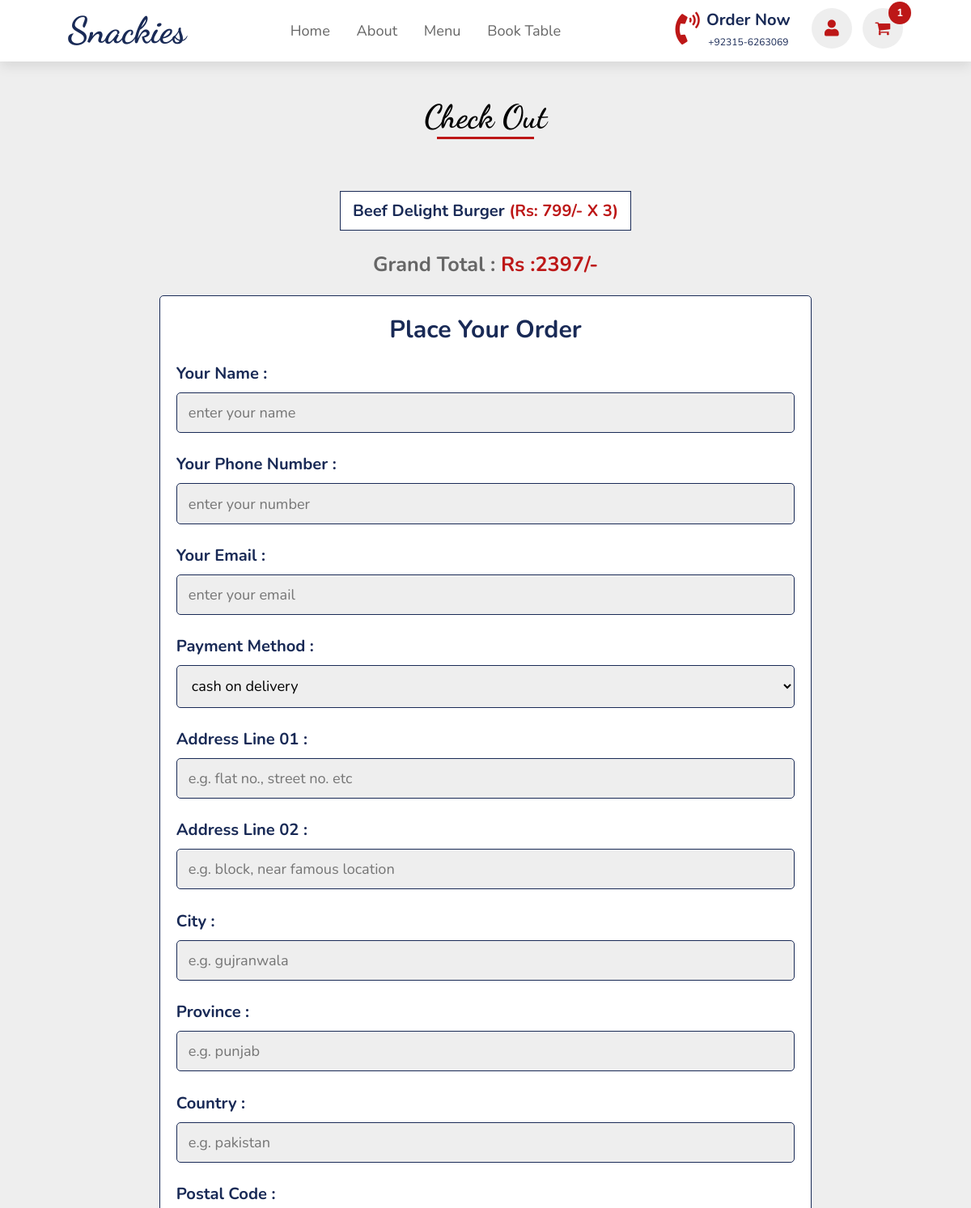
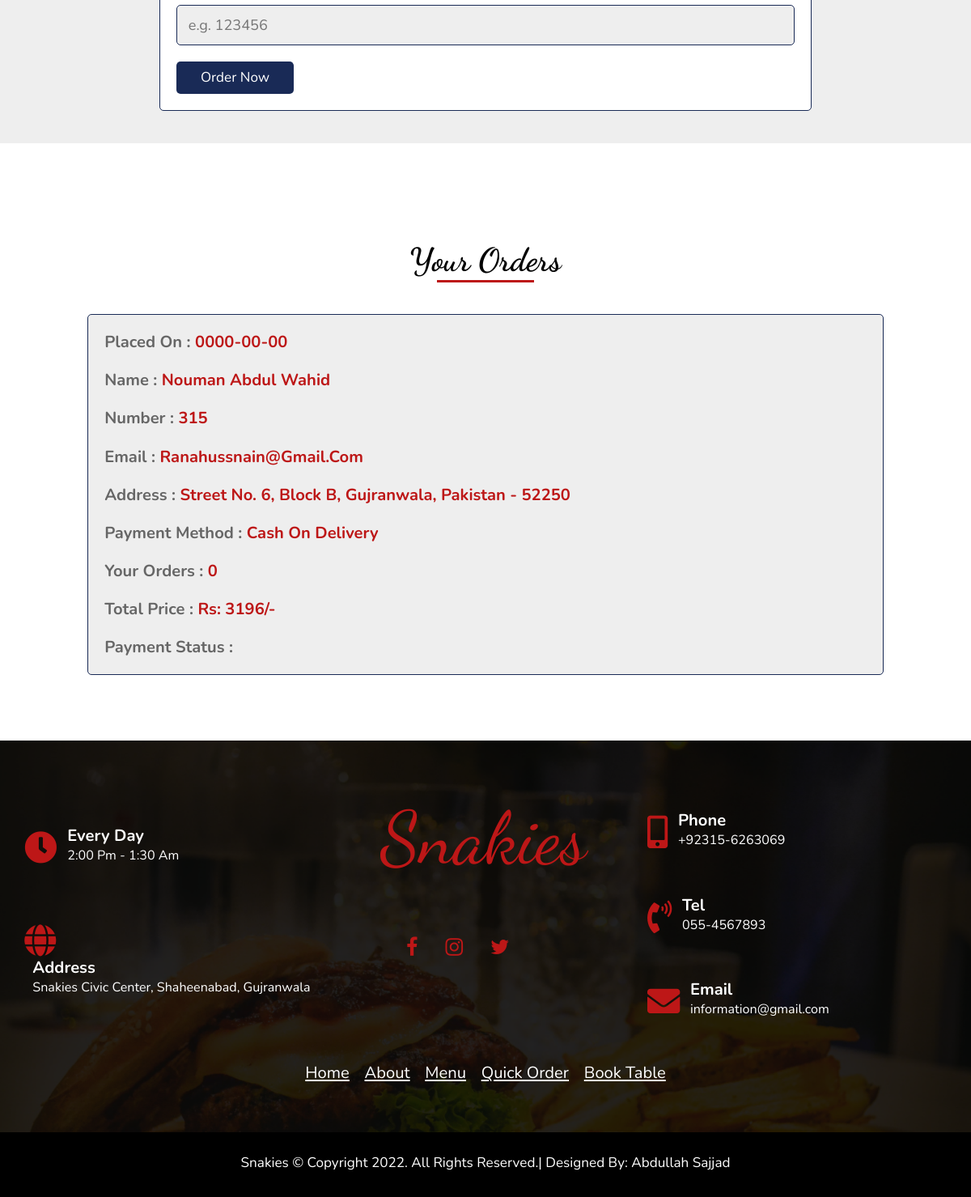
Page /user_check_out.php (signed in) on the committed database (2 pictures, top to bottom).
### tables this page shows
CREATE TABLE `cart` (
  `id` int(10) NOT NULL,
  `user_id` int(10) NOT NULL,
  `name` varchar(50) NOT NULL,
  `price` int(10) NOT NULL,
  `quantity` int(10) NOT NULL,
  `image` varchar(50) NOT NULL
);

CREATE TABLE `order` (
  `id` int(10) NOT NULL,
  `user_id` int(11) NOT NULL,
  `name` varchar(50) NOT NULL,
  `number` int(11) NOT NULL,
  `email` varchar(50) NOT NULL,
  `method` varchar(20) NOT NULL,
  `address` varchar(100) NOT NULL,
  `total_product` int(11) NOT NULL,
  `total_price` int(11) NOT NULL,
  `placed_on` date NOT NULL
);

### HTML/user_check_out.php (the view, shortened to what this page needs)
<?php
include 'connection.php';
$user_id = $_SESSION['user_id'];
?>
<head>
    <link rel="stylesheet" href="../CSS/user_check_out.css">
    <link rel="stylesheet" href="https://cdnjs.cloudflare.com/ajax/libs/font-awesome/5.15.3/css/all.min.css">
    <link rel="stylesheet" href="https://cdnjs.cloudflare.com/ajax/libs/font-awesome/4.7.0/css/font-awesome.min.css">
</head>
<html>
<body>
    <header>
        <p class="logo"><i class="fas fa-bars" id="menu-bar"></i><a href="../HTML/user.php">snackies</a></p>
        <nav class="nav-bar">
            <a href="../HTML/user.php">Home</a>
            <a href="../HTML/user_about.php">About</a>
            <a href="../HTML/user_menu.php">Menu</a>
            <a href="../HTML/user_book_table.php">Book Table</a>
        </nav>
        <div class="icon">
            <div class="order-section">
                <a href="tel:+923156263069">
                    <i class="fas fa-phone-volume" id="call-icon"></i>
                    <div class="order-text">
                        <h3 class="order-now">Order Now</h3>
                        <center>
                            <p>+92315-6263069</p>
                        </center>
                    </div>
                </a>
            </div>
            <?php
            $select_cart_number = mysqli_query($conn, "SELECT * FROM `cart` WHERE user_id = '$user_id'") or die('query failed');
            $cart_rows_number = mysqli_num_rows($select_cart_number);
            ?>
            <div class="user">
                <i class="fas fa-user" id="user-icon"></i>
                <div class="notification">
                    <i class="fa fa-shopping-cart" id="cart-icon"></i>
                    <span class="badge"><?php echo $cart_rows_number ?></span>
                </div>
            </div>
        </div>
    </header>
    <section class="checkout-section">
        <h3 class="special-offer-heading">Check Out</h3>
        <center>
            <hr style="background-color:rgb(189, 23, 23);height:3px; width: 120px; align-self: center;margin-bottom: 4%;">
        </center>
        <section class="display-order">
            <?php
            $grand_total = 0;
            $select_cart = mysqli_query($conn, "SELECT * FROM `cart` WHERE user_id = '$user_id'") or die('query failed');
            if (mysqli_num_rows($select_cart) > 0) {
                while ($fetch_cart = mysqli_fetch_assoc($select_cart)) {
                    $total_price = ($fetch_cart['price'] * $fetch_cart['quantity']);
                    $grand_total += $total_price;
            ?>
                    <p> <?php echo $fetch_cart['name']; ?> <span>(<?php echo 'Rs: ' . $fetch_cart['price'] . '/-' . ' x ' . $fetch_cart['quantity']; ?>)</span> </p>
            <?php
                }
            } else {
                echo '<p class="empty">your cart is empty</p>';
            }
            ?>
            <div class="grand-total"> grand total : <span>Rs :<?php echo $grand_total; ?>/-</span> </div>
        </section>
        <section class="checkout">
            <form action="" method="post">
                <h3>place your order</h3>
                <div class="flex">
                    <div class="inputBox">
                        <span>your name :</span>
                        <input type="text" name="name" required placeholder="enter your name" required>
                    </div>
                    <div class="inputBox">
                        <span>your phone number :</span>
                        <input type="number" name="number" required placeholder="enter your number" required>
                    </div>
                    <div class="inputBox">
                        <span>your email :</span>
                        <input type="email" name="email" required placeholder="enter your email" required>
                    </div>
                    <div class="inputBox">
                        <span>payment method :</span>
                        <select name="method">
                            <option value="cash on delivery">cash on delivery</option>
                        </select>
                    </div>
                    <div class="inputBox">
                        <span>address line 01 :</span>
                        <input type="number" min="0" name="flat" required placeholder="e.g. flat no., street no. etc" required>
                    </div>
                    <div class="inputBox">
                        <span>address line 02 :</span>
                        <input type="text" name="street" required placeholder="e.g. block, near famous location" required>
                    </div>
                    <div class="inputBox">
                        <span>city :</span>
                        <input type="text" name="city" required placeholder="e.g. gujranwala" required>
                    </div>
                    <div class="inputBox">
                        <span>province :</span>
                        <input type="text" name="province" required placeholder="e.g. punjab" required>
                    </div>
                    <div class="inputBox">
                        <span>country :</span>
                        <input type="text" name="country" required placeholder="e.g. pakistan">
                    </div>
                    <div class="inputBox">
                        <span>postal code :</span>
                        <input type="number" min="0" name="pin_code" required placeholder="e.g. 123456">
                    </div>
                </div>
                <input type="submit" value="order now" class="btn" name="order_btn">
            </form>
        </section>
    </section>
    <section class="placed-orders">
    <h3 class="special-offer-heading">Your Orders</h3>
        <center>
            <hr style="background-color:rgb(189, 23, 23);height:3px; width: 120px; align-self: center;margin-bottom: 4%;">
        </center>
        <div class="box-container">
            <?php
            $order_query = mysqli_query($conn, "SELECT * FROM `order` WHERE user_id = '$user_id'") or die('query failed');
            if (mysqli_num_rows($order_query) > 0) {
                while ($fetch_orders = mysqli_fetch_assoc($order_query)) {
            ?>
                    <div class="box">
                        <p> placed on : <span><?php echo $fetch_orders['placed_on']; ?></span> </p>
                        <p> name : <span><?php echo $fetch_orders['name']; ?></span> </p>
                        <p> number : <span><?php echo $fetch_orders['number']; ?></span> </p>
                        <p> email : <span><?php echo $fetch_orders['email']; ?></span> </p>
                        <p> address : <span><?php echo $fetch_orders['address']; ?></span> </p>
                        <p> payment method : <span><?php echo $fetch_orders['method']; ?></span> </p>
                        <p> your orders : <span><?php echo $fetch_orders['total_product']; ?></span> </p>
                        <p> total price : <span>Rs: <?php echo $fetch_orders['total_price']; ?>/-</span> </p>
                        <p> payment status : <span style="color:<?php if ($fetch_orders['order_status'] == 'pending') {echo 'red';} else {echo 'green';} ?>;"><?php echo $fetch_orders['order_status']; ?></span> </p>
                    </div>
            <?php
                }
            } else {
                echo '<p class="empty">no orders placed yet!</p>';
            }
            ?>
        </div>
    </section>
    <footer>
        <div class="container">
            <div class="col-1">
                <div class="box">
                    <i class="fas fa-clock"></i>
                    <div class="content">
                        <span>Every Day</span>
                        <p>2:00 pm - 1:30 am</p>
                    </div>
                </div>
                <div class="box">
                    <i class="fas fa-globe"></i>
                    <div class="content">
                        <span>Address</span>
                        <p>Snakies Civic Center, Shaheenabad, Gujranwala</p>
                    </div>
                </div>
            </div>
            <div class="col-2">
                <a href="../HTML/user.php">Snakies</a>
                <div class="icons">
                    <i class="fa fa-facebook-f"></i>
                    <i class="fa fa-instagram"></i>
                    <i class="fa fa-twitter"></i>
                </div>
            </div>
            <div class="col-3">
                <div class="box">
                    <i class="fas fa-mobile-alt"></i>
                    <div class="content">
                        <span>Phone</span>
                        <p>+92315-6263069</p>
                    </div>
                </div>
                <div class="box">
                    <i class="fas fa-phone-volume"></i>
                    <div class="content">
                        <span>Tel</span>
                        <p>055-4567893</p>
                    </div>
                </div>
                <div class="box">
                    <i class="fas fa-envelope"></i>
                    <div class="content">
                        <span>Email</span>
                        <p style="text-transform:lowercase">information@gmail.com</p>
                    </div>
                </div>
            </div>
        </div>
        <div class="links">
            <a href="../HTML/user.php">Home</a>
            <a href="../HTML/user_about.php">About</a>
            <a href="../HTML/user_menu.php">Menu</a>
            <a href="../HTML/user_quick_order.php">Quick Order</a>
            <a href="../HTML/user_book_table.php">Book Table</a>
        </div>
    </footer>
    <div class="copyrite">
        <p>Snakies © Copyright 2022. All Rights Reserved.| Designed By: Abdullah Sajjad</p>
    </div>
</body>
</html>

### rows in the picture
cart: name "Beef Delight Burger", price "799", quantity "3"
order: placed_on "0000-00-00", name "Nouman Abdul Wahid", number "315", email "Ranahussnain@gmail.com", address "Street No. 6, Block B, Gujranwala, Pakistan - 52250", method "Cash On Delivery", total_product "0", total_price "3196"

### other values in the picture
$cart_rows_number "1"
$grand_total "2397"
